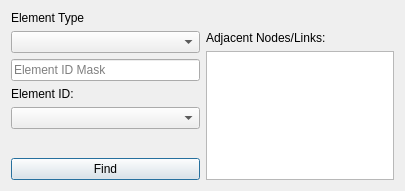
<?xml version="1.0" encoding="UTF-8"?>
<ui version="4.0">
 <class>Dialog</class>
 <widget class="QDialog" name="Dialog">
  <property name="geometry">
   <rect>
    <x>0</x>
    <y>0</y>
    <width>405</width>
    <height>191</height>
   </rect>
  </property>
  <property name="windowTitle">
   <string>Find Elements by ID</string>
  </property>
  <layout class="QHBoxLayout" name="horizontalLayout_3">
   <item>
    <layout class="QHBoxLayout" name="horizontalLayout_2">
     <item>
      <layout class="QVBoxLayout" name="verticalLayout_2">
       <item>
        <widget class="QLabel" name="label">
         <property name="text">
          <string>Element Type</string>
         </property>
        </widget>
       </item>
       <item>
        <widget class="QComboBox" name="cbElementType"/>
       </item>
       <item>
        <widget class="QLineEdit" name="leElementMask">
         <property name="sizePolicy">
          <sizepolicy hsizetype="Ignored" vsizetype="Fixed">
           <horstretch>0</horstretch>
           <verstretch>0</verstretch>
          </sizepolicy>
         </property>
         <property name="placeholderText">
          <string>Element ID Mask</string>
         </property>
        </widget>
       </item>
       <item>
        <widget class="QLabel" name="label_2">
         <property name="text">
          <string>Element ID:</string>
         </property>
        </widget>
       </item>
       <item>
        <widget class="QComboBox" name="cbElementId">
         <property name="placeholderText">
          <string/>
         </property>
        </widget>
       </item>
       <item>
        <spacer name="verticalSpacer">
         <property name="orientation">
          <enum>Qt::Vertical</enum>
         </property>
         <property name="sizeHint" stdset="0">
          <size>
           <width>20</width>
           <height>40</height>
          </size>
         </property>
        </spacer>
       </item>
       <item>
        <widget class="QPushButton" name="btFind">
         <property name="text">
          <string>Find</string>
         </property>
        </widget>
       </item>
      </layout>
     </item>
     <item>
      <layout class="QVBoxLayout" name="verticalLayout_3">
       <item>
        <widget class="QLabel" name="labelFoundElement">
         <property name="text">
          <string/>
         </property>
        </widget>
       </item>
       <item>
        <widget class="QLabel" name="label_4">
         <property name="text">
          <string>Adjacent Nodes/Links:</string>
         </property>
        </widget>
       </item>
       <item>
        <widget class="QListWidget" name="listWidget">
         <property name="sizePolicy">
          <sizepolicy hsizetype="Ignored" vsizetype="Expanding">
           <horstretch>0</horstretch>
           <verstretch>0</verstretch>
          </sizepolicy>
         </property>
        </widget>
       </item>
      </layout>
     </item>
    </layout>
   </item>
  </layout>
 </widget>
 <resources/>
 <connections/>
</ui>
